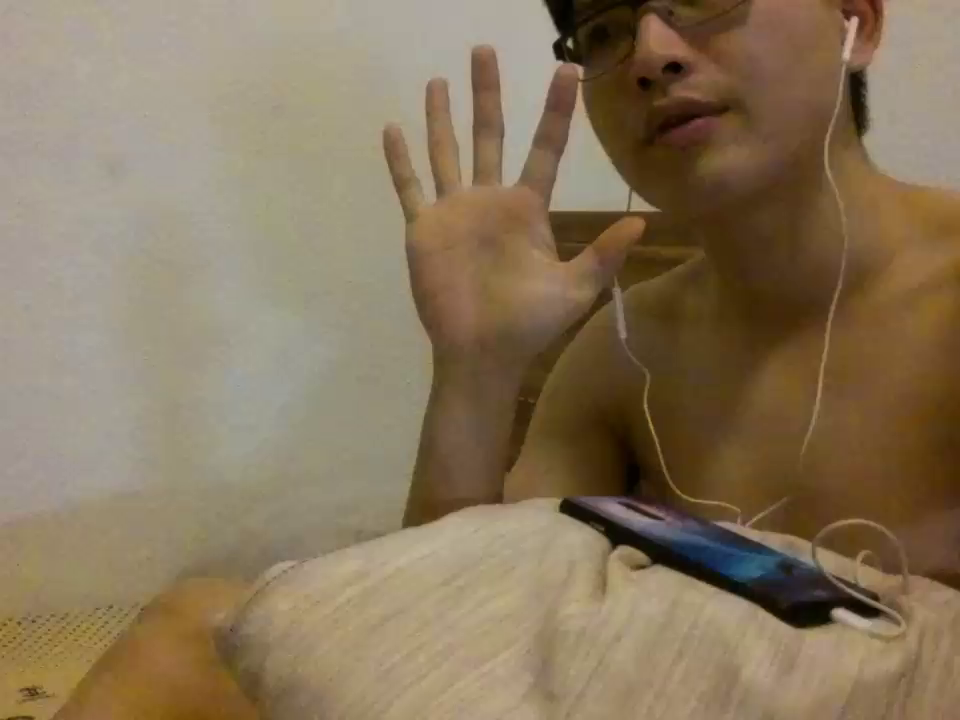
#> input picture data/image/handpose.png, 960 x 720 px, given in place of the camera
$ python ColorDetection.py
#> lines starting #> are read from the running program, lines starting #| are printed output that depends on the picture
import cv2
import numpy as np
from djitellopy import Tello
get_drone_image = False

frameWidth = 640
frameHeight = 480

if get_drone_image:
    me = Tello()
    me.connect()
    me.for_back_velocity = 0
    me.left_right_velocity = 0
    me.up_down_velocity = 0
    me.yaw_velocity = 0
    me.speed = 0
    print("battery level is: ", me.get_battery())
    me.streamoff()
    me.streamon()
else:
    cap = cv2.VideoCapture(0)
    cap.set(3, frameWidth)
    cap.set(4, frameHeight)

deadZone=100
global imgContour

def empty(a):
    pass

cv2.namedWindow("HSV")
cv2.resizeWindow("HSV",640,240)
cv2.createTrackbar("HUE Min","HSV",87,90,empty)
cv2.createTrackbar("HUE Max","HSV",1,121,empty)
cv2.createTrackbar("SAT Min","HSV",107,255,empty)
cv2.createTrackbar("SAT Max","HSV",255,255,empty)
cv2.createTrackbar("VALUE Min","HSV",89,255,empty)
cv2.createTrackbar("VALUE Max","HSV",255,255,empty)

cv2.namedWindow("Parameters")
cv2.resizeWindow("Parameters",640,240)
cv2.createTrackbar("Threshold1","Parameters",166,255,empty)
cv2.createTrackbar("Threshold2","Parameters",171,255,empty)
cv2.createTrackbar("Area","Parameters",3750,30000,empty)


def stackImages(scale,imgArray):
    rows = len(imgArray)
    cols = len(imgArray[0])
    rowsAvailable = isinstance(imgArray[0], list)
    width = imgArray[0][0].shape[1]
    height = imgArray[0][0].shape[0]
    if rowsAvailable:
        for x in range ( 0, rows):
            for y in range(0, cols):
                if imgArray[x][y].shape[:2] == imgArray[0][0].shape [:2]:
                    imgArray[x][y] = cv2.resize(imgArray[x][y], (0, 0), None, scale, scale)
                else:
                    imgArray[x][y] = cv2.resize(imgArray[x][y], (imgArray[0][0].shape[1], imgArray[0][0].shape[0]), None, scale, scale)
                if len(imgArray[x][y].shape) == 2: imgArray[x][y]= cv2.cvtColor( imgArray[x][y], cv2.COLOR_GRAY2BGR)
        imageBlank = np.zeros((height, width, 3), np.uint8)
        hor = [imageBlank]*rows
        hor_con = [imageBlank]*rows
        for x in range(0, rows):
            hor[x] = np.hstack(imgArray[x])
        ver = np.vstack(hor)
    else:
        for x in range(0, rows):
            if imgArray[x].shape[:2] == imgArray[0].shape[:2]:
                imgArray[x] = cv2.resize(imgArray[x], (0, 0), None, scale, scale)
            else:
                imgArray[x] = cv2.resize(imgArray[x], (imgArray[0].shape[1], imgArray[0].shape[0]), None,scale, scale)
            if len(imgArray[x].shape) == 2: imgArray[x] = cv2.cvtColor(imgArray[x], cv2.COLOR_GRAY2BGR)
        hor= np.hstack(imgArray)
        ver = hor
    return ver

def getContours(img,imgContour):

    contours, hierarchy = cv2.findContours(img, cv2.RETR_EXTERNAL, cv2.CHAIN_APPROX_NONE)
    for cnt in contours:
        area = cv2.contourArea(cnt)
        areaMin = cv2.getTrackbarPos("Area", "Parameters")
        if area > areaMin:
            cv2.drawContours(imgContour, cnt, -1, (255, 0, 255), 7)
            peri = cv2.arcLength(cnt, True)
            approx = cv2.approxPolyDP(cnt, 0.02 * peri, True)
            print(len(approx))
            x , y , w, h = cv2.boundingRect(approx)
            cv2.rectangle(imgContour, (x , y ), (x + w , y + h ), (0, 255, 0), 5)

            cv2.putText(imgContour, "Points: " + str(len(approx)), (x + w + 20, y + 20), cv2.FONT_HERSHEY_COMPLEX, .7,
                        (0, 255, 0), 2)
            cv2.putText(imgContour, "Area: " + str(int(area)), (x + w + 20, y + 45), cv2.FONT_HERSHEY_COMPLEX, 0.7,
                        (0, 255, 0), 2)
            cv2.putText(imgContour, " " + str(int(x))+ " "+str(int(y)), (x - 20, y- 45), cv2.FONT_HERSHEY_COMPLEX, 0.7,
                        (0, 255, 0), 2)

            cx = int(x + (w / 2))
            cy = int(y + (h / 2))

            if (cx <int(frameWidth/2)-deadZone):
                cv2.putText(imgContour, " GO LEFT " , (20, 50), cv2.FONT_HERSHEY_COMPLEX,1,(0, 0, 255), 3)
                cv2.rectangle(imgContour,(0,int(frameHeight/2-deadZone)),(int(frameWidth/2)-deadZone,int(frameHeight/2)+deadZone),(0,0,255),cv2.FILLED)
            elif (cx > int(frameWidth / 2) + deadZone):
                cv2.putText(imgContour, " GO RIGHT ", (20, 50), cv2.FONT_HERSHEY_COMPLEX,1,(0, 0, 255), 3)
                cv2.rectangle(imgContour,(int(frameWidth/2+deadZone),int(frameHeight/2-deadZone)),(frameWidth,int(frameHeight/2)+deadZone),(0,0,255),cv2.FILLED)
            elif (cy < int(frameHeight / 2) - deadZone):
                cv2.putText(imgContour, " GO UP ", (20, 50), cv2.FONT_HERSHEY_COMPLEX,1,(0, 0, 255), 3)
                cv2.rectangle(imgContour,(int(frameWidth/2-deadZone),0),(int(frameWidth/2+deadZone),int(frameHeight/2)-deadZone),(0,0,255),cv2.FILLED)
            elif (cy > int(frameHeight / 2) + deadZone):
                cv2.putText(imgContour, " GO DOWN ", (20, 50), cv2.FONT_HERSHEY_COMPLEX, 1,(0, 0, 255), 3)
                cv2.rectangle(imgContour,(int(frameWidth/2-deadZone),int(frameHeight/2)+deadZone),(int(frameWidth/2+deadZone),frameHeight),(0,0,255),cv2.FILLED)


            cv2.line(imgContour, (int(frameWidth/2),int(frameHeight/2)), (cx,cy),
                     (0, 0, 255), 3)

def display(img):
    cv2.line(img,(int(frameWidth/2)-deadZone,0),(int(frameWidth/2)-deadZone,frameHeight),(255,255,0),3)
    cv2.line(img,(int(frameWidth/2)+deadZone,0),(int(frameWidth/2)+deadZone,frameHeight),(255,255,0),3)

    cv2.circle(img,(int(frameWidth/2),int(frameHeight/2)),5,(0,0,255),5)
    cv2.line(img, (0,int(frameHeight / 2) - deadZone), (frameWidth,int(frameHeight / 2) - deadZone), (255, 255, 0), 3)
    cv2.line(img, (0, int(frameHeight / 2) + deadZone), (frameWidth, int(frameHeight / 2) + deadZone), (255, 255, 0), 3)

while True:

    if get_drone_image:
        frame_read = me.get_frame_read()
        myFrame = frame_read.frame
        img = cv2.resize(myFrame, (frameWidth, frameHeight))
    else:
        _, img = cap.read()
#> img is the input picture: shape (720, 960, 3); mean B, G, R 91.3, 117.5, 135.5

    imgContour = img.copy()
    imgHsv = cv2.cvtColor(img,cv2.COLOR_BGR2HSV)
#> imgHsv: shape (720, 960, 3); mean H, S, V 19.7, 97.6, 135.8

    h_min = cv2.getTrackbarPos("HUE Min", "HSV")
    h_max = cv2.getTrackbarPos("HUE Max", "HSV")
    s_min = cv2.getTrackbarPos("SAT Min", "HSV")
    s_max = cv2.getTrackbarPos("SAT Max", "HSV")
    v_min = cv2.getTrackbarPos("VALUE Min", "HSV")
    v_max = cv2.getTrackbarPos("VALUE Max", "HSV")
    print(h_min)

    lower = np.array([h_min,s_min,v_min])
    upper = np.array([h_max,s_max,v_max])
    mask = cv2.inRange(imgHsv,lower,upper)
#> mask: shape (720, 960); every value is 0
    result = cv2.bitwise_and(img,img, mask = mask)
#> result: shape (720, 960, 3); every value is 0
    mask = cv2.cvtColor(mask, cv2.COLOR_GRAY2BGR)

    imgBlur = cv2.GaussianBlur(result, (7, 7), 1)
    imgGray = cv2.cvtColor(imgBlur, cv2.COLOR_BGR2GRAY)
    threshold1 = cv2.getTrackbarPos("Threshold1", "Parameters")
    threshold2 = cv2.getTrackbarPos("Threshold2", "Parameters")
    imgCanny = cv2.Canny(imgGray, threshold1, threshold2)
    kernel = np.ones((5, 5))
    imgDil = cv2.dilate(imgCanny, kernel, iterations=1)
    getContours(imgDil, imgContour)
#> in getContours, `contours, hierarchy = cv2.findContours(img, cv2.RETR_EXTERNAL, cv2.CHA..`: contours = []
    display(imgContour)
#> in display, `cv2.circle(img,(int(frameWidth/2),int(frameHeight/2)),5,(0,0,255),5)`: img: shape (720, 960, 3); mean B, G, R 92.2, 118.3, 134.5
#> in display, `cv2.line(img, (0, int(frameHeight / 2) + deadZone), (frameWidth, int(f..`:
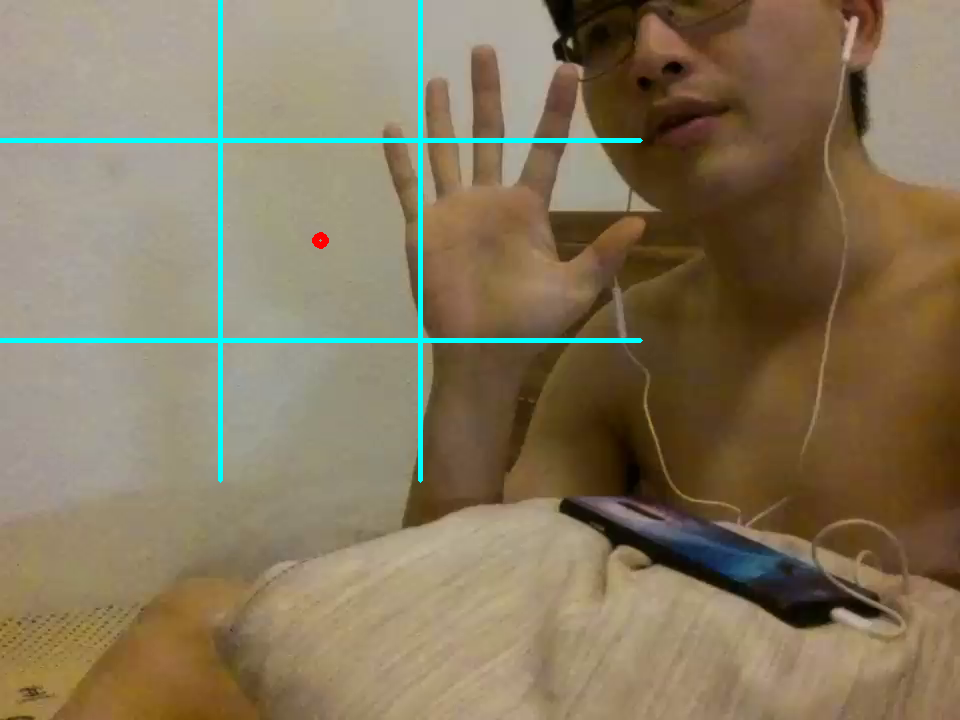
#> img: shape (720, 960, 3); mean B, G, R 93.5, 119.4, 133.2

    stack = stackImages(0.7,([img,result],[imgDil,imgContour]))
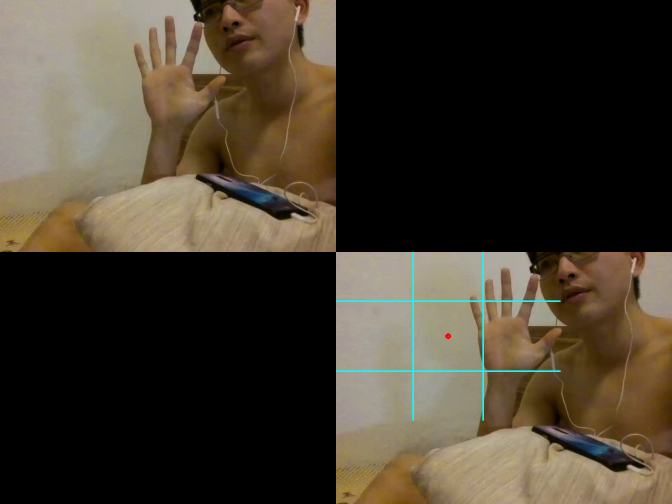
#> stack: shape (1008, 1344, 3) (shown at 1/2 size); mean B, G, R 46.2, 59.2, 67.2

    cv2.imshow('Horizontal Stacking', stack)
    if cv2.waitKey(1) & 0xFF == ord('q'):
#> (key q is pressed here)
        break

cap.release()
cv2.destroyAllWindows()
